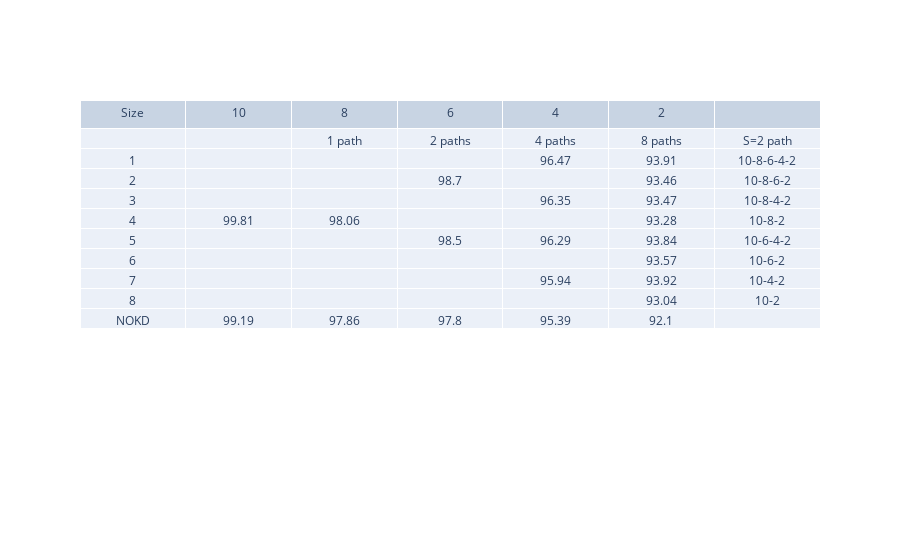

Here is the notebook cell this chart was saved with:
### Code cell
import plotly.graph_objects as go

# variables to store knowledge distillated network accuracies
tenAcc = 99.81

eightAcc = 98.06

sixAcc1 = 98.7
sixAcc2 = 98.5

fourAcc1 = 96.47
fourAcc2 = 96.35
fourAcc3 = 96.29
fourAcc4 = 95.94

twoAcc1 = 93.91
twoAcc2 = 93.46
twoAcc3 = 93.47
twoAcc4 = 93.28
twoAcc5 = 93.84
twoAcc6 = 93.57
twoAcc7 = 93.92
twoAcc8 = 93.04

tenNOKD = 99.19
eightNOKD = 97.86
sixNOKD = 97.8
fourNOKD = 95.39
twoNOKD = 92.1


fig = go.Figure(data=[go.Table(header=dict(values=['Size', '10', '8', '6', '4', '2', '']),
                 cells=dict(values=[['', '1', '2', '3', '4', '5', '6', '7', '8', 'NOKD'],
                                    ['', '', '', '', tenAcc, '', '', '', '', tenNOKD],
                                    ['1 path', '', '', '', eightAcc, '', '', '', '', eightNOKD],
                                    ['2 paths', '', sixAcc1, '', '', sixAcc2, '', '', '', sixNOKD],
                                    ['4 paths', fourAcc1, '', fourAcc2, '', fourAcc3, '', fourAcc4, '', fourNOKD],
                                    ['8 paths', twoAcc1, twoAcc2, twoAcc3, twoAcc4, twoAcc5, twoAcc6, twoAcc7, twoAcc8, twoNOKD],
                                    ['S=2 path', '10-8-6-4-2', '10-8-6-2', '10-8-4-2', '10-8-2', '10-6-4-2', '10-6-2', '10-4-2', '10-2', '']
                                    ]))
                    ])
fig.show()

### Figure 1 — Plotly figure (JSON) as saved in the notebook; plotly's stock layout.template omitted (floating-point values rounded to 4 significant figures)
{"data": [{"cells": {"values": [["", "1", "2", "3", "4", "5", "6", "7", "8", "NOKD"], ["", "", "", "", 99.81, "", "", "", "", 99.19], ["1 path", "", "", "", 98.06, "", "", "", "", 97.86], ["2 paths", "", 98.7, "", "", 98.5, "", "", "", 97.8], ["4 paths", 96.47, "", 96.35, "", 96.29, "", 95.94, "", 95.39], ["8 paths", 93.91, 93.46, 93.47, 93.28, 93.84, 93.57, 93.92, 93.04, 92.1], ["S=2 path", "10-8-6-4-2", "10-8-6-2", "10-8-4-2", "10-8-2", "10-6-4-2", "10-6-2", "10-4-2", "10-2", ""]]}, "header": {"values": ["Size", "10", "8", "6", "4", "2", ""]}, "type": "table"}], "layout": {}}
